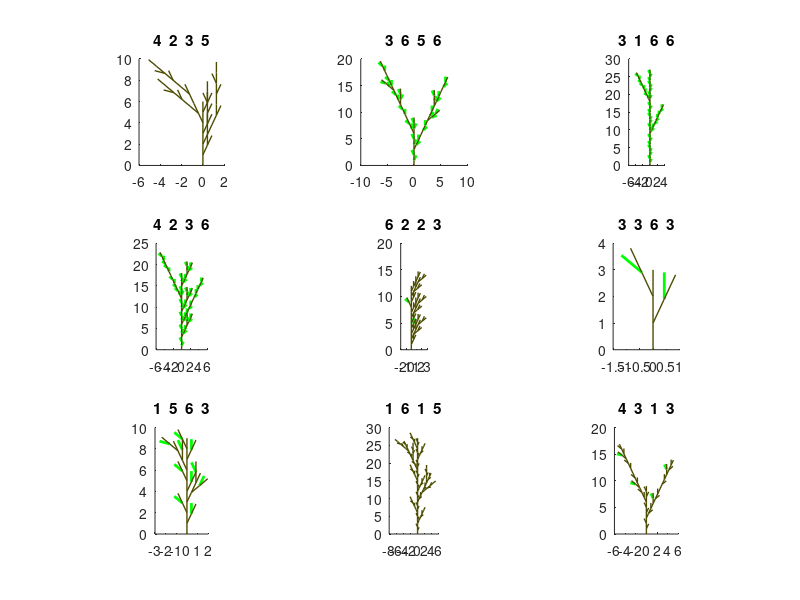

Write the MATLAB code that produced this figure.

%
%L-system
%2D

clear all
clf


%Rules-- Cell array {1,x} is the xth string to be replaced
%      -- {2,x}

rule(1).before = 'F';
rule(1).after = 'F[+F]F[-F]F';

rule(2).before = 'F';
rule(2).after = 'F[+F[F]-F]F'; 

rule(3).before = 'G';
rule(3).after = 'F[-G]F'; 

rule(4).before = 'F'; %F
rule(4).after = 'F[+GG]F[-GG]F';

rule(5).before = 'G';
rule(5).after = 'FF[+F+]F[-F-]FF';

rule(6).before = 'F';
rule(6).after = 'F[+G]F[-G]F';

nRules = length(rule);

%ruleList = [1  2  5 6];

%angle: +operator means turn left; -operator means turn right
delta = 25; %degrees

%length of the line segments corresponding to the symbols F and G
lenF = 1;
lenG = 1;

%number of repititions
nReps = 4;
 
%do 4 different cases
for p=1:9
    subplot(3,3,p)
    daspect([1 1 1]);
    %starting seed
    axiom = 'F';
    
    ruleList = fix(nRules*rand(nReps,1))+1
    
    for i=1:nReps
        
        %one character/cell, with indexes the same as original axiom string
        axiomINcells = cellstr(axiom'); 
        
        %choose a rule based on the iteration number
        j = ruleList(i);
        %the indexes of the chosen 'before' string
        hit = strfind(axiom, rule(j).before);
        if (length(hit)>=1)
            for k=hit
                axiomINcells{k} = rule(j).after;
            end
        end
        
        %now convert individual cells back to a string
        axiom=[];
        for j=1:length(axiomINcells)
            axiom = [axiom, axiomINcells{j}];
        end
    end
    
    % Now draw the string as turtle graphics
    %Upper case (e.g. F or G) causes a line to be drawn in the current direction of the turtle
    %Lower case causes a move with no draw
    %angle +operator means turn left; -operator means turn right
    
    %Init the turtle
    xT = 0;
    yT = 0;
    aT = 0;
    da = delta/57.29 ; %convert to radians
    
    %init the turtle stack
    stkPtr = 1;
    
    %set(gca,'xlim', [-5 5], 'ylim', [-5 5]);
    hold on
    
    for i=1:length(axiom)
        cmdT = axiom(i);
        switch cmdT
        case 'F'
            newxT = xT + lenF*cos(aT);
            newyT = yT + lenF*sin(aT);
            line([yT newyT], [xT newxT],'color',[.3 .3 0], 'linewidth',1);
            xT = newxT;
            yT = newyT;
        case 'G'
            newxT = xT + lenG*cos(aT);
            newyT = yT + lenG*sin(aT);
            line([yT newyT], [xT newxT],'color','g', 'linewidth',2);
            xT = newxT;
            yT = newyT;
        case '+'
            aT = aT + da;
        case '-'
            aT = aT - da;
        case '[' %push the stack
            stack(stkPtr).xT = xT ;
            stack(stkPtr).yT = yT ;
            stack(stkPtr).aT = aT ;
            stkPtr = stkPtr +1 ;
        case ']' %pop the stack
            stkPtr = stkPtr -1 ;
            xT = stack(stkPtr).xT ;
            yT = stack(stkPtr).yT ;
            aT = stack(stkPtr).aT ;
        otherwise
            disp('error')
            return
        end %case
        %drawnow
    end %for axiom
    title(num2str(ruleList'));
end %the 4 subplots






